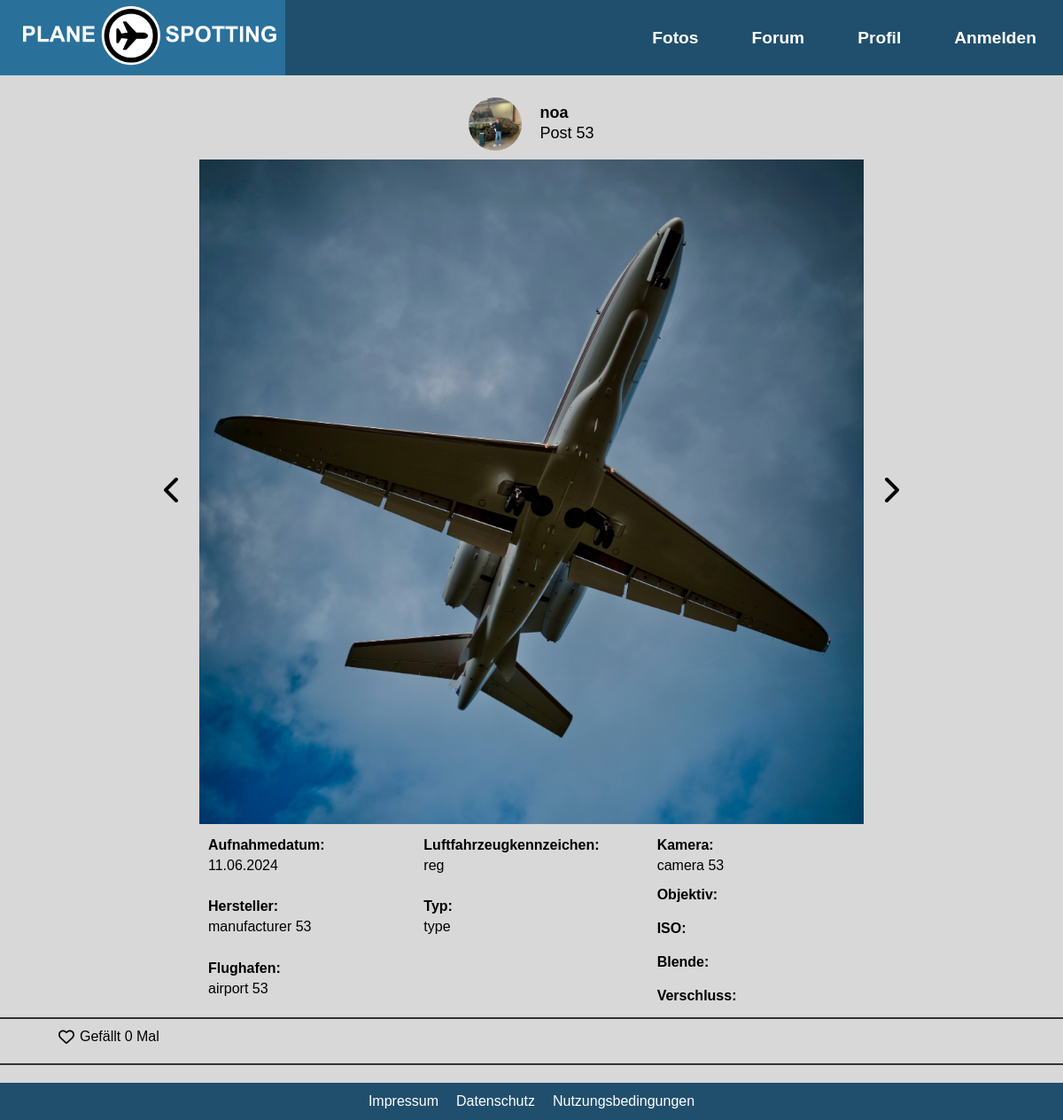
Screenshot of /beitrag.php?post_id=53 with the database file from the repository.
### tables this page shows
CREATE TABLE users (
            id INTEGER PRIMARY KEY AUTOINCREMENT,
            email TEXT NOT NULL UNIQUE,
            password TEXT NOT NULL,
            username TEXT NOT NULL UNIQUE,
            biography TEXT,
            profile_photo TEXT
        );

CREATE TABLE posts (
                        id INTEGER PRIMARY KEY AUTOINCREMENT,
                        author_id INTEGER NOT NULL,
                        title TEXT,
                        image_src TEXT,
                        date DATE,
                        reg_number TEXT,
                        manufacturer TEXT,
                        type TEXT,
                        airport TEXT,
                        camera TEXT,
                        lens TEXT,
                        iso TEXT,
                        aperture TEXT,
                        shutter TEXT,
                        creation_timestamp DATETIME DEFAULT CURRENT_TIMESTAMP,
                        FOREIGN KEY (author_id) REFERENCES users(id)
                    );

### php/model/util/Util.php (called while the page is built, shortened)
<?php
require_once __DIR__ . "/Instances.php";
class Util
{
    private static PDO $pdo;
    public static function isLoggedIn(): bool
    {
        if (!isset($_SESSION['logged']))
            return false;
        return $_SESSION['logged'] === true;
    }
    public static function getDBConnection(): PDO
    {
        if (!isset(self::$pdo)) {
            $databaseFilePath = __DIR__ . '/../../../data/database/database.db';
            $directoryPath = dirname($databaseFilePath);
            $user = 'root';
            $pw = null;
            $dsn = 'sqlite:' . $databaseFilePath;
            self::$pdo = new PDO($dsn, $user, $pw);
        }
        return self::$pdo;
    }
}

### php/model/posts/SQLPostManager.php (called while the page is built, shortened)
<?php
require_once __DIR__ . "/Post.php";
require_once __DIR__ . "/../util/Util.php";
class SQLPostManager implements PostManagerInterface
{
    private PDO $connection;
    public function __construct()
    {
        try {
            $this->connection = Util::getDBConnection();
        } catch (PDOException) {
            throw new InternalErrorException();
        }
        try {
            $needsTransaction = !$this->connection->inTransaction();
            if ($needsTransaction) $this->connection->beginTransaction();
            $sql = $this->connection->query("SELECT name FROM sqlite_master WHERE type='table' AND name='posts';");
            if ($needsTransaction) $this->connection->commit();
        } catch (PDOException) {
            if ($needsTransaction) try {
                $this->connection->rollBack();
            } catch (PDOException) {
                throw new InternalErrorException();
            }
            throw new InternalErrorException();
        }
        Instances::getLikeManager();
    }
    public function hasPost(int $id): bool
    {
        try {
            $stmt = $this->connection->prepare("SELECT COUNT(*) FROM posts WHERE id = :id");
            $stmt->bindParam(':id', $id, PDO::PARAM_INT);
            $stmt->execute();
            return $stmt->fetchColumn() > 0;
        } catch (PDOException) {
            throw new InternalErrorException();
        }
    }
    public function getPostById(int $id): Post
    {
        try {
            $this->connection->beginTransaction();
            $stmt = $this->connection->prepare("SELECT * FROM posts WHERE id = :id");
            $stmt->bindParam(':id', $id, PDO::PARAM_INT);
            $stmt->execute();
            $post_data = $stmt->fetch(PDO::FETCH_ASSOC);
            $post_data["likes"] = $this->getPostLikes($id);
            $post_data["date"] = DateTime::createFromFormat("Y-m-d", $post_data["date"]);
            $this->connection->commit();
            try {
                return $this->getPostBySQLData($post_data);
            } catch (UserNotFoundException) {
                throw new PostNotFoundException();
            }
        } catch (PDOException) {
            try {
                $this->connection->rollBack();
            } catch (PDOException) {
                throw new InternalErrorException();
            }
            throw new InternalErrorException();
        } catch (InternalErrorException) {
            throw new InternalErrorException();
        }
    }
    private function getPostLikes(int $postId): int
    {
        $stmt = $this->connection->prepare("SELECT COUNT(*) FROM posts_likes WHERE post_id = :post_id");
        $stmt->execute([
            ':post_id' => $postId
        ]);
        return $stmt->fetchColumn();
    }
    private function getPostBySQLData(array $post_data): Post
    {
        $post_data['user'] = Instances::getUserManager()->getUserById($post_data['author_id']);
        unset($post_data['author_id']);
        $post_data['comments'] = $this->getCommentsForPost($post_data['id']);
        return new Post($post_data);
    }
    private function getCommentsForPost(int $post_id): array
    {
        try {
            $stmt = $this->connection->prepare("SELECT * FROM posts_comments WHERE post_id = :post_id");
            $stmt->bindParam(':post_id', $post_id, PDO::PARAM_INT);
            $stmt->execute();
            $comments_data = $stmt->fetchAll(PDO::FETCH_ASSOC);
            $comments = [];
            return $comments;
        } catch (PDOException) {
            throw new InternalErrorException();
        }
    }
}

### php/model/util/Instances.php (called while the page is built, shortened)
<?php
require_once __DIR__ . "/../posts/SQLPostManager.php";
require_once __DIR__ . "/../user/UserManagerPDOSQLite.php";
require_once __DIR__ . "/../posts/SQLLikeManager.php";
class Instances
{
    private static PostManagerInterface $postManager;
    private static AbstractLikeManager $likeManager;
    public static function getPostManager(): PostManagerInterface
    {
        if (!isset(self::$postManager)) {
            self::$postManager = new SQLPostManager();
        }
        return self::$postManager;
    }
    public static function getLikeManager(): AbstractLikeManager
    {
        if (!isset(self::$likeManager)) {
            self::$likeManager = new SQLLikeManager();
        }
        return self::$likeManager;
    }
}

### php/model/posts/SQLLikeManager.php (called while the page is built, shortened)
<?php
require_once __DIR__ . "/../util/Instances.php";
class SQLLikeManager extends AbstractLikeManager
{
    private PDO $connection;
    public function __construct()
    {
        try {
            $this->connection = Util::getDBConnection();
        } catch (PDOException) {
            throw new InternalErrorException();
        }
        try {
            $needsTransaction = !$this->connection->inTransaction();
            if ($needsTransaction) $this->connection->beginTransaction();
            $sql = $this->connection->query("SELECT name FROM sqlite_master WHERE type='table' AND name='posts_likes';");
            if ($needsTransaction) $this->connection->commit();
        } catch (PDOException $e) {
            try {
                if ($needsTransaction)  $this->connection->rollBack();
            } catch (PDOException $e) {
            }
            throw new InternalErrorException();
        }
    }
}

### php/model/user/UserManagerPDOSQLite.php (called while the page is built, shortened)
<?php
require_once __DIR__ . "/User.php";
class UserManagerPDOSQLite implements UserManagerInterface
{
    private PDO $connection;
    public function __construct()
    {
        try {
            $this->connection = Util::getDBConnection();
        } catch (PDOException) {
            throw new InternalErrorException();
        }
    }
    public function getUserById(int $id): User
    {
        try {
            $db = $this->connection;
            $sql = "SELECT * FROM users WHERE id = :id LIMIT 1";
            $command = $db->prepare($sql);
            if (!$command->execute([':id' => $id])) {
                throw new InternalErrorException("Failed to execute SQL statement");
            }
            $result = $command->fetch(PDO::FETCH_ASSOC);
            return new User($result['id'], $result['email'], $result['password'], $result['username'], $result['biography'], $result['profile_photo']);
        } catch (PDOException) {
            throw new InternalErrorException("Internal server error");
        }
    }
}

### php/model/posts/Post.php (called while the page is built, shortened)
<?php
class Post
{
    private int $id;
    private User $user;
    private string $title;
    private string $image_src;
    private DateTime $date;
    private string $reg_number;
    private string $manufacturer;
    private string $type;
    private string $airport;
    private string $camera;
    private int $likes;
    public function getUser() :User
    {
        return $this->user;
    }
    public function getTitle() :string
    {
        return $this->title;
    }
    public function getImageSrc() :string
    {
        return $this->image_src;
    }
    public function getDate(): DateTime
    {
        return $this->date;
    }
    public function getRegNumber() :string
    {
        return $this->reg_number;
    }
    public function getManufacturer() :string
    {
        return $this->manufacturer;
    }
    public function getType() :string
    {
        return $this->type;
    }
    public function getAirport() :string
    {
        return $this->airport;
    }
    public function getCamera() :string
    {
        return $this->camera;
    }
    public function getLikes() :int
    {
        return $this->likes;
    }
    public function getId(): int
    {
        return $this->id;
    }
}

### php/model/user/User.php (called while the page is built, shortened)
<?php
class User
{
    private int $id;
    private string $username;
    private string $profilePhoto;
    public function __construct(int $id, string $email, string $password, string $username, string $biography, string $profilePhoto)
    {
        $this->id = $id;
        $this->username = $username;
        $this->profilePhoto = $profilePhoto;
    }
    public function getUsername(): string
    {
        return $this->username;
    }
    public function getProfilePhoto(): string
    {
        return $this->profilePhoto;
    }
    public function getId(): int
    {
        return $this->id;
    }
}

### beitrag.php (the view, shortened to what this page needs)
<!DOCTYPE html>
<html lang="de">
<head>
    <link href="css/beitrag.css" rel="stylesheet">
    <link href="css/navbar.css" rel="stylesheet">
    <link href="css/confirm_popup.css" rel="stylesheet">
    <link rel="stylesheet" href="css/footer.css">
</head>
<body>
    <?php
    include_once __DIR__ . "/navbar.php";
    require_once __DIR__ . "/php/model/user/user.php";
    require_once __DIR__ . "/php/model/posts/Post.php";
    require_once __DIR__ . "/php/model/util/Instances.php";
    require_once __DIR__ . "/php/model/util/Util.php";
    $post = null;
    $post_id = htmlspecialchars($_GET["post_id"]);
    $postManger = null;
    $redirectErrorPage = "Location: error.php";
    try {
        $postManger = Instances::getPostManager();
    } catch (InternalErrorException $e) {
        header($redirectErrorPage);
        exit;
    }
    try {
        $post = $postManger->getPostById($post_id);
    } catch (PostNotFoundException) {
        $_SESSION["message"] = "Dieser Beitrag existiert nicht";
        header("Location: ./index.php");
        exit;
    } catch (InternalErrorException $e) {
        header($redirectErrorPage);
        exit;
    }
    ?>
    <div class="post_container">
        <a href="./profil.php?user_id=<?= urlencode($post->getUser()->getId()) ?>">
            <div id="header">
                <img alt="Profilfoto" id="profile_picture" src="<?= htmlentities($post->getUser()->getProfilePhoto()) ?>">
                <div id="right_elements">
                    <div id="user_name"><?= htmlentities($post->getUser()->getUsername()) ?></div>
                    <div id="title"><?= htmlentities($post->getTitle()) ?></div>
                </div>
            </div>
        </a>
        <div class="post">
            <?php try {
                if ($postManger->hasPost($post->getId() + 1)) : ?>
                    <a href=" <?= "./beitrag.php?post_id=" . urlencode($post->getId() + 1) ?>" id="back">
                        <img alt="Vorheriges Bild" id="previous_image" src="icons/chevron-left-solid.svg">
                    </a>
                <?php endif;
            } catch (InternalErrorException $e) {
            } ?>
            <img alt="Bild" id="image" src="<?= htmlentities($post->getImageSrc()) ?>">
            <?php try {
                if ($postManger->hasPost($post->getId() - 1)) : ?>
                    <a href="<?= "./beitrag.php?post_id=" . urlencode($post->getId() - 1) ?>" id="next">
                        <img alt="Nächstes Bild" id="next_image" src="icons/chevron-right-solid.svg">
                    </a>
                <?php endif;
            } catch (InternalErrorException $e) {
            } ?>
        </div>
        <div id="tags">
            <div id="plane_info_tags">
                <div class="tag">
                    <div class="tag_name">Aufnahmedatum:</div>
                    <div class="tag_value"><?= htmlentities($post->getDate()->format("d.m.Y")) ?></div>
                </div>
                <div class="tag">
                    <div class="tag_name">Luftfahrzeugkennzeichen:</div>
                    <div class="tag_value"><?= htmlentities($post->getRegNumber()) ?></div>
                </div>
                <div class="tag">
                    <div class="tag_name">Hersteller:</div>
                    <div class="tag_value"><?= htmlentities($post->getManufacturer()) ?></div>
                </div>
                <div class="tag">
                    <div class="tag_name">Typ:</div>
                    <div class="tag_value"><?= htmlentities($post->getType()) ?></div>
                </div>
                <div class="tag">
                    <div class="tag_name">Flughafen:</div>
                    <div class="tag_value"><?= htmlentities($post->getAirport()) ?></div>
                </div>
            </div>
            <div id="camera_tags">
                <div class="tag">
                    <div class="tag_name">Kamera:</div>
                    <div class="tag_value"><?= htmlentities($post->getCamera()) ?></div>
                </div>
                <div class="tag">
                    <div class="tag_name">Objektiv:</div>
                </div>
                <div class="tag">
                    <div class="tag_name">ISO:</div>
                </div>
                <div class="tag">
                    <div class="tag_name">Blende:</div>
                </div>
                <div class="tag">
                    <div class="tag_name">Verschluss:</div>
                </div>
            </div>
        </div>
        <div class="line"></div>
        <div id="comment_like_container">
            <div id="like_container">
                <button class="like_button">
                    <?php
                    try {
                        if (Util::isLoggedIn() && Instances::getLikeManager()->hasLiked(Util::getUserFromSession(), $post)) :
                            ?>
                            <img id="liked" alt="Likes" src="./icons/heart-solid.svg">
                        <?php else : ?>
                            <img id="not_liked" alt="Likes" src="./icons/heart-regular.svg">
                        <?php endif;
                    } catch (InternalErrorException $e) {
                        header($redirectErrorPage);
                        exit;
                    } ?>
                </button>
                <span class="like_count">Gefällt <?= $post->getLikes() ?> Mal</span>
            </div>
        </div>
            <div id="comments">
            </div>
        </div>
    <?php include_once "footer.php" ?>
</body>
</html>

### rows the page displays
users: profile_photo (picture), username "noa"
posts: title "Post 53", image_src (picture), reg_number "reg", manufacturer "manufacturer 53", type "type", airport "airport 53", camera "camera 53"

### other values shown
$post->getDate()->format("d.m.Y") "11.06.2024"
$post->getLikes() "0"
